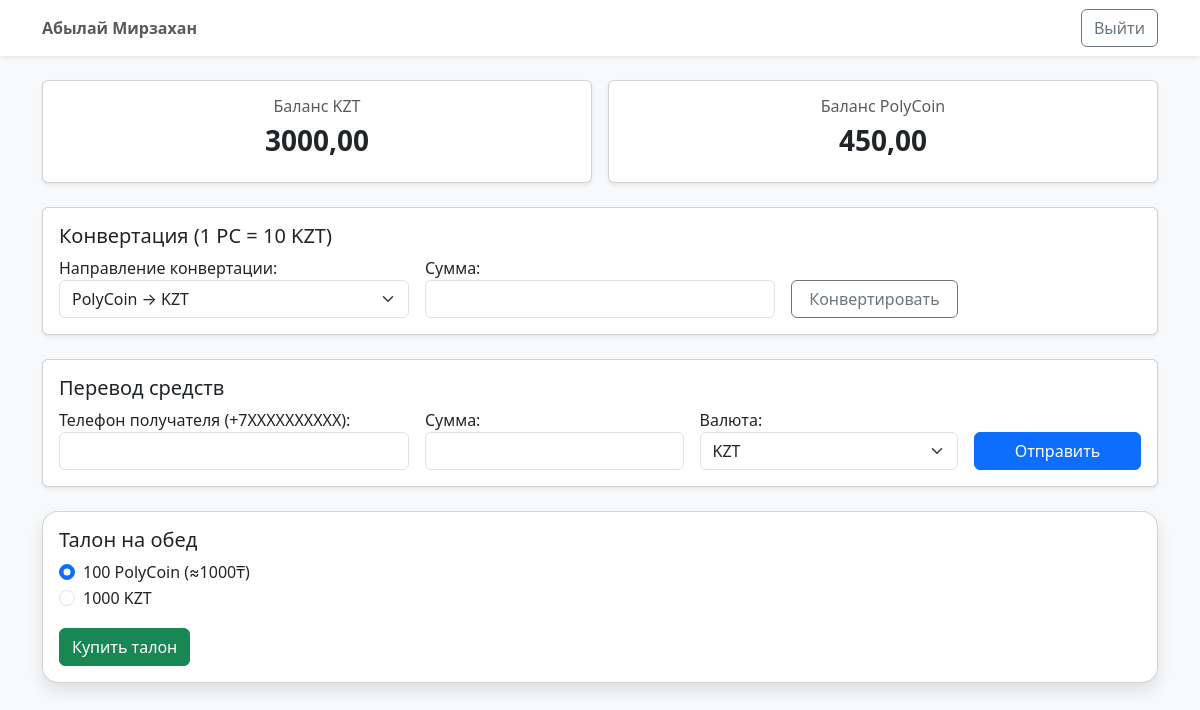
Before: /bank/student/bank/ (signed in) with the older database file.
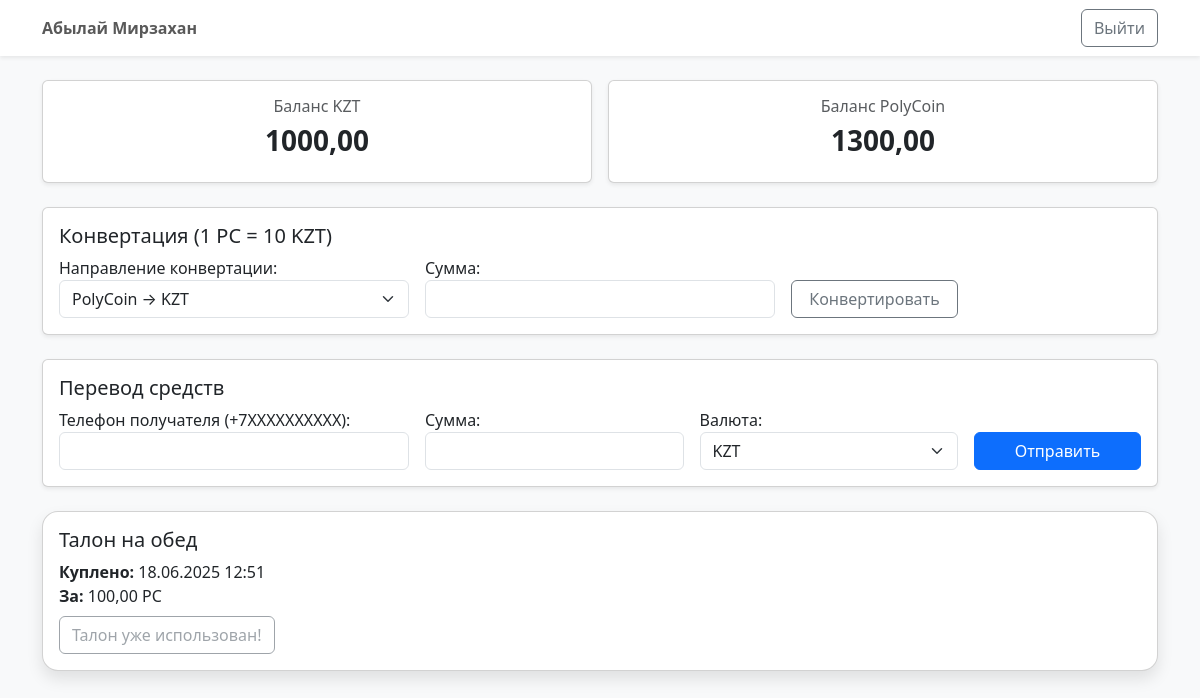
After: the same page with the newer database file.
### users/models.py (models this page shows, shortened)
class Student(models.Model):
    user = models.OneToOneField(
        settings.AUTH_USER_MODEL,
        on_delete=models.CASCADE
    )
    phone_number = models.CharField(
        max_length=16,
        validators=[RegexValidator(r'^\+7\d{10}$', 'Номер должен быть в формате +7XXXXXXXXXX')],
        unique=True
    )
    group = models.CharField(max_length=20)
    course = models.PositiveSmallIntegerField(
        validators=[MinValueValidator(1), MaxValueValidator(4)]
    )
    curator = models.ForeignKey(
        Curator,
        on_delete=models.PROTECT,
        related_name="students"
    )
    polycoin_balance = models.DecimalField(max_digits=12, decimal_places=2, default=0)
    kzt_balance      = models.DecimalField(max_digits=12, decimal_places=2, default=0)

### bank/models.py (models this page shows, shortened)
class Ticket(models.Model):
    CURRENCY_CHOICES = [
        ('KZT', 'KZT'),
        ('PC',  'PolyCoin'),
    ]
    student    = models.ForeignKey(
        Student,
        on_delete=models.CASCADE,
        related_name='tickets'
    )
    created_at = models.DateTimeField(auto_now_add=True)
    currency   = models.CharField(max_length=3, choices=CURRENCY_CHOICES)
    amount     = models.DecimalField(max_digits=12, decimal_places=2)
    used       = models.BooleanField(default=False)
    used_at    = models.DateTimeField(null=True, blank=True)

### bank/views.py (the view, shortened to what this page needs)
# urls.py: path('student/bank/',             views.student_bank,    name='student_bank'),
@login_required
def student_bank(request):
    user = request.user
    if not hasattr(user, 'student'):
        return redirect('login')
    student = user.student
    transfer_form   = TransferForm(request.POST or None)
    conversion_form = ConversionForm(request.POST or None)
    action = request.POST.get('action')
    today = timezone.localdate()
    tickets = Ticket.objects.filter(student=student).order_by('-created_at')
    today_ticket = tickets.filter(created_at__date=today).first()
    show_ticket_id = request.GET.get('show_ticket')
    return render(request, 'bank/StudentsBank.html', {
        'student':         student,
        'transfer_form':   transfer_form,
        'conversion_form': conversion_form,
        'today_ticket':    today_ticket,
        'show_ticket_id':  show_ticket_id,
    })

### bank/forms.py
class TransferForm(forms.Form):
    phone    = forms.CharField(
        label='Телефон получателя (+7XXXXXXXXXX)',
        max_length=16,
        widget=forms.TextInput(attrs={'class':'form-control'})
    )
    amount   = forms.DecimalField(
        label='Сумма',
        max_digits=12,
        decimal_places=2,
        widget=forms.NumberInput(attrs={'class':'form-control'})
    )
    currency = forms.ChoiceField(
        label='Валюта',
        choices=[('KZT','KZT'), ('PC','PolyCoin')],
        widget=forms.Select(attrs={'class':'form-select'})
    )

class ConversionForm(forms.Form):
    direction = forms.ChoiceField(
        label='Направление конвертации',
        choices=[
            ('pc_to_kzt', 'PolyCoin → KZT'),
            ('kzt_to_pc', 'KZT → PolyCoin'),
        ],
        widget=forms.Select(attrs={'class':'form-select'})
    )
    amount = forms.DecimalField(
        label='Сумма',
        max_digits=12,
        decimal_places=2,
        widget=forms.NumberInput(attrs={'class':'form-control'})
    )

### templates/bank/StudentsBank.html (shortened to what this page needs)
{% load static %}
<!DOCTYPE html>
<html lang="ru">
<head>
  <link href="https://cdn.jsdelivr.net/npm/bootstrap@5.3.0/dist/css/bootstrap.min.css"
        rel="stylesheet">
</head>
<body class="bg-light">
  <nav class="navbar navbar-expand bg-white shadow-sm mb-4">
    <div class="container">
      <span class="navbar-text fw-bold">{{ student.user.get_full_name }}</span>
      <a href="/" class="btn btn-outline-secondary ms-auto">Выйти</a>
    </div>
  </nav>
  <div class="container">
    <div class="row g-3 mb-4">
      <div class="col-md-6">
        <div class="card text-center shadow-sm">
          <div class="card-body">
            <h6 class="text-muted">Баланс KZT</h6>
            <h3 class="fw-bold">{{ student.kzt_balance }}</h3>
          </div>
        </div>
      </div>
      <div class="col-md-6">
        <div class="card text-center shadow-sm">
          <div class="card-body">
            <h6 class="text-muted">Баланс PolyCoin</h6>
            <h3 class="fw-bold">{{ student.polycoin_balance }}</h3>
          </div>
        </div>
      </div>
    </div>
    <div class="card mb-4 shadow-sm">
      <div class="card-body">
        <h5 class="card-title">Конвертация (1 PC = 10 KZT)</h5>
        <form method="post" class="row g-3 align-items-end">
          <div class="col-md-4">
            {{ conversion_form.direction.label_tag }}
            {{ conversion_form.direction }}
          </div>
          <div class="col-md-4">
            {{ conversion_form.amount.label_tag }}
            {{ conversion_form.amount }}
          </div>
          <div class="col-md-2 d-grid">
            <button type="submit" name="action" value="convert"
                    class="btn btn-outline-secondary">
              Конвертировать
            </button>
          </div>
        </form>
      </div>
    </div>
    <div class="card mb-4 shadow-sm">
      <div class="card-body">
        <h5 class="card-title">Перевод средств</h5>
        <form method="post" class="row g-3 align-items-end">
          <div class="col-md-4">
            {{ transfer_form.phone.label_tag }}
            {{ transfer_form.phone }}
          </div>
          <div class="col-md-3">
            {{ transfer_form.amount.label_tag }}
            {{ transfer_form.amount }}
          </div>
          <div class="col-md-3">
            {{ transfer_form.currency.label_tag }}
            {{ transfer_form.currency }}
          </div>
          <div class="col-md-2 d-grid">
            <button type="submit" name="action" value="transfer"
                    class="btn btn-primary">
              Отправить
            </button>
          </div>
        </form>
      </div>
    </div>
    <div class="card ticket-card mb-4">
      <div class="card-body">
        <h5 class="card-title">Талон на обед</h5>
        {% if not today_ticket %}
          <form method="post" action="{% url 'buy_ticket' %}">
            <div class="form-check">
              <input class="form-check-input" type="radio" name="currency"
                     id="ticketPC" value="PC" checked>
              <label class="form-check-label" for="ticketPC">
                100 PolyCoin (≈1000₸)
              </label>
            </div>
            <div class="form-check">
              <input class="form-check-input" type="radio" name="currency"
                     id="ticketKZT" value="KZT">
              <label class="form-check-label" for="ticketKZT">
                1000 KZT
              </label>
            </div>
            <button type="submit" class="btn btn-success mt-3">
              Купить талон
            </button>
          </form>
        {% else %}
          <p class="mb-2">
            <strong>Куплено:</strong>
            {{ today_ticket.created_at|date:"d.m.Y H:i" }}<br>
            <strong>За:</strong> {{ today_ticket.amount }} {{ today_ticket.currency }}
          </p>
          {% if not today_ticket.used %}
            <button class="btn btn-primary" data-bs-toggle="modal"
                    data-bs-target="#ticketModal">
              Показать талон
            </button>
          {% else %}
            <button class="btn btn-outline-secondary" disabled>
              Талон уже использован!
            </button>
          {% endif %}
        {% endif %}
      </div>
    </div>
  </div>
</body>
</html>

### templates/bank/StudentsBank.html (style rules this page uses)
.card.ticket-card { border-radius: 1rem; box-shadow: 0 0.5rem 1rem rgba(0,0,0,0.1); }

Changed rows visible on the page:
changed Student "Абылай Мирзахан": kzt_balance "3000,00" → "1000,00"; polycoin_balance "450,00" → "1300,00"
added Ticket: created_at "18.06.2025 12:51", amount "100,00", currency "PC"
Other visible differences:
form field currency: "☑ 100 PolyCoin (≈1000₸)" → (not shown)
form field currency: "☐ 1000 KZT" → (not shown)
text no longer shown: "100 PolyCoin (≈1000₸) 1000 KZT Купить талон"
text now shown: "Куплено: За: Талон уже использован!"
